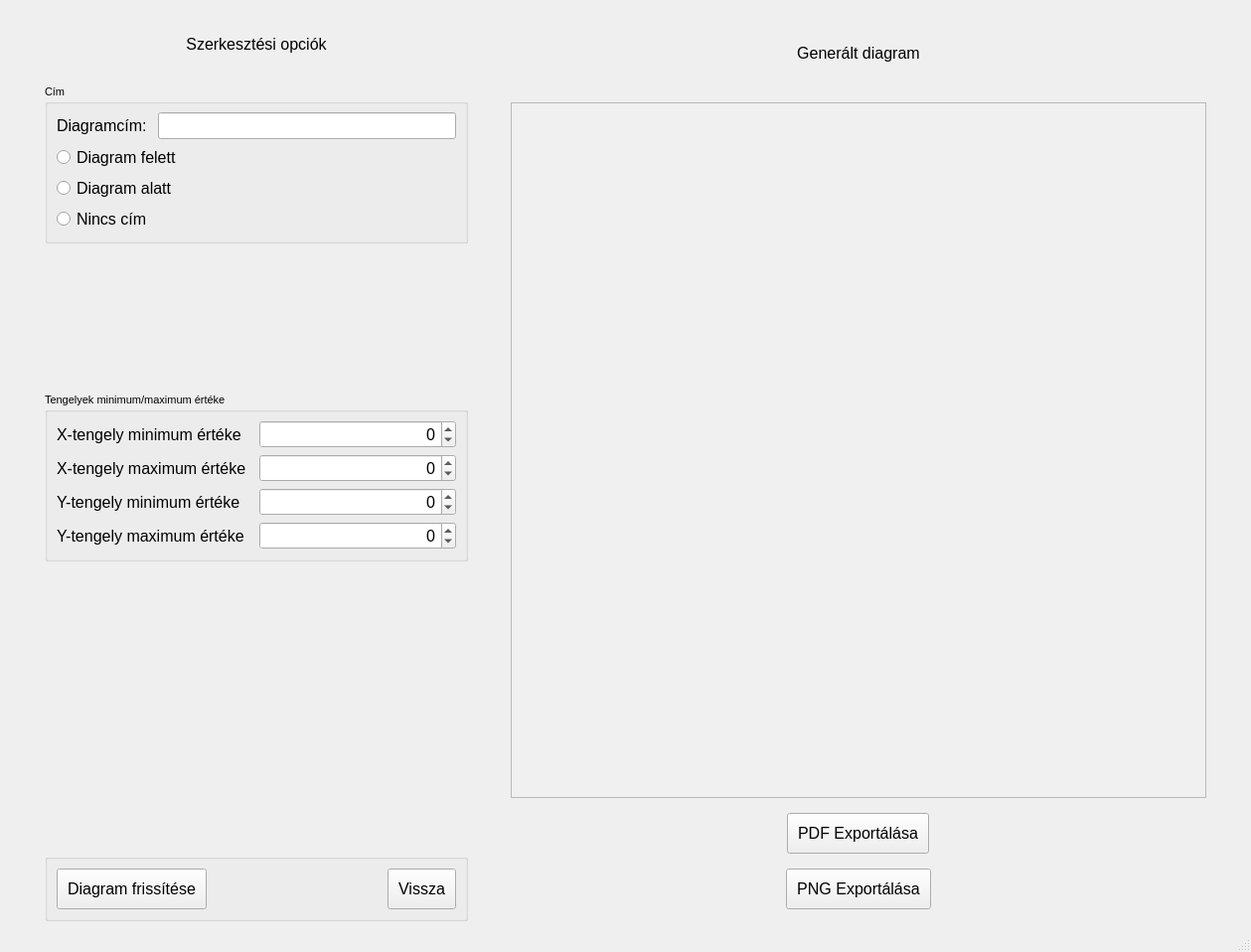
<?xml version="1.0" encoding="UTF-8"?>
<ui version="4.0">
 <class>MainWindow</class>
 <widget class="QMainWindow" name="MainWindow">
  <property name="geometry">
   <rect>
    <x>0</x>
    <y>0</y>
    <width>1259</width>
    <height>958</height>
   </rect>
  </property>
  <property name="windowTitle">
   <string>MainWindow</string>
  </property>
  <widget class="QWidget" name="centralwidget">
   <layout class="QGridLayout" name="gridLayout">
    <item row="0" column="4">
     <layout class="QGridLayout" name="output_layout">
      <item row="2" column="0" alignment="Qt::AlignHCenter">
       <widget class="QPushButton" name="export_button_pdf">
        <property name="enabled">
         <bool>true</bool>
        </property>
        <property name="sizePolicy">
         <sizepolicy hsizetype="Minimum" vsizetype="Fixed">
          <horstretch>0</horstretch>
          <verstretch>0</verstretch>
         </sizepolicy>
        </property>
        <property name="font">
         <font>
          <pointsize>12</pointsize>
         </font>
        </property>
        <property name="styleSheet">
         <string notr="true">padding: 10px</string>
        </property>
        <property name="text">
         <string>PDF Exportálása</string>
        </property>
       </widget>
      </item>
      <item row="3" column="0" alignment="Qt::AlignHCenter">
       <widget class="QPushButton" name="export_button_png">
        <property name="enabled">
         <bool>true</bool>
        </property>
        <property name="font">
         <font>
          <pointsize>12</pointsize>
         </font>
        </property>
        <property name="styleSheet">
         <string notr="true">padding: 10px</string>
        </property>
        <property name="text">
         <string>PNG Exportálása</string>
        </property>
       </widget>
      </item>
      <item row="1" column="0">
       <widget class="QGraphicsViewWithScene" name="output_view">
        <property name="sizePolicy">
         <sizepolicy hsizetype="Fixed" vsizetype="Fixed">
          <horstretch>0</horstretch>
          <verstretch>0</verstretch>
         </sizepolicy>
        </property>
        <property name="minimumSize">
         <size>
          <width>700</width>
          <height>700</height>
         </size>
        </property>
        <property name="maximumSize">
         <size>
          <width>16777215</width>
          <height>16777215</height>
         </size>
        </property>
        <property name="styleSheet">
         <string notr="true">background: rgb(240, 240, 240)</string>
        </property>
       </widget>
      </item>
      <item row="0" column="0">
       <widget class="QLabel" name="input_title_2">
        <property name="sizePolicy">
         <sizepolicy hsizetype="Minimum" vsizetype="Minimum">
          <horstretch>0</horstretch>
          <verstretch>0</verstretch>
         </sizepolicy>
        </property>
        <property name="minimumSize">
         <size>
          <width>0</width>
          <height>70</height>
         </size>
        </property>
        <property name="maximumSize">
         <size>
          <width>16777215</width>
          <height>70</height>
         </size>
        </property>
        <property name="font">
         <font>
          <pointsize>12</pointsize>
          <italic>false</italic>
          <underline>false</underline>
         </font>
        </property>
        <property name="styleSheet">
         <string notr="true">padding: 15px 10px</string>
        </property>
        <property name="text">
         <string>Generált diagram</string>
        </property>
        <property name="alignment">
         <set>Qt::AlignCenter</set>
        </property>
       </widget>
      </item>
     </layout>
    </item>
    <item row="0" column="0">
     <spacer name="horizontalSpacer_2">
      <property name="orientation">
       <enum>Qt::Horizontal</enum>
      </property>
      <property name="sizeHint" stdset="0">
       <size>
        <width>40</width>
        <height>20</height>
       </size>
      </property>
     </spacer>
    </item>
    <item row="0" column="3">
     <spacer name="horizontalSpacer">
      <property name="orientation">
       <enum>Qt::Horizontal</enum>
      </property>
      <property name="sizeHint" stdset="0">
       <size>
        <width>40</width>
        <height>20</height>
       </size>
      </property>
     </spacer>
    </item>
    <item row="0" column="2">
     <layout class="QGridLayout" name="edit_layout" rowstretch="0,0,0,0,0,0,0,0">
      <item row="1" column="0">
       <widget class="QGroupBox" name="title_layout">
        <property name="font">
         <font>
          <pointsize>8</pointsize>
          <italic>false</italic>
          <underline>false</underline>
         </font>
        </property>
        <property name="title">
         <string>Cím</string>
        </property>
        <layout class="QGridLayout" name="gridLayout_5">
         <item row="3" column="0" colspan="2">
          <widget class="QRadioButton" name="above">
           <property name="font">
            <font>
             <pointsize>12</pointsize>
             <italic>false</italic>
             <underline>false</underline>
            </font>
           </property>
           <property name="text">
            <string>Diagram felett</string>
           </property>
          </widget>
         </item>
         <item row="4" column="0" colspan="2">
          <widget class="QRadioButton" name="below">
           <property name="font">
            <font>
             <pointsize>12</pointsize>
             <italic>false</italic>
             <underline>false</underline>
            </font>
           </property>
           <property name="text">
            <string>Diagram alatt</string>
           </property>
          </widget>
         </item>
         <item row="2" column="1" alignment="Qt::AlignLeft|Qt::AlignVCenter">
          <widget class="QLineEdit" name="title_text">
           <property name="minimumSize">
            <size>
             <width>300</width>
             <height>0</height>
            </size>
           </property>
           <property name="maximumSize">
            <size>
             <width>1400</width>
             <height>16777215</height>
            </size>
           </property>
           <property name="font">
            <font>
             <pointsize>12</pointsize>
             <italic>false</italic>
             <underline>false</underline>
            </font>
           </property>
           <property name="text">
            <string/>
           </property>
          </widget>
         </item>
         <item row="5" column="0" colspan="2">
          <widget class="QRadioButton" name="no_title">
           <property name="font">
            <font>
             <pointsize>12</pointsize>
             <italic>false</italic>
             <underline>false</underline>
            </font>
           </property>
           <property name="text">
            <string>Nincs cím</string>
           </property>
          </widget>
         </item>
         <item row="2" column="0">
          <widget class="QLabel" name="title_label">
           <property name="maximumSize">
            <size>
             <width>140</width>
             <height>16777215</height>
            </size>
           </property>
           <property name="font">
            <font>
             <pointsize>12</pointsize>
             <italic>false</italic>
             <underline>false</underline>
            </font>
           </property>
           <property name="text">
            <string>Diagramcím: </string>
           </property>
          </widget>
         </item>
        </layout>
       </widget>
      </item>
      <item row="6" column="0">
       <spacer name="verticalSpacer_2">
        <property name="orientation">
         <enum>Qt::Vertical</enum>
        </property>
        <property name="sizeHint" stdset="0">
         <size>
          <width>20</width>
          <height>40</height>
         </size>
        </property>
       </spacer>
      </item>
      <item row="2" column="0">
       <spacer name="verticalSpacer">
        <property name="orientation">
         <enum>Qt::Vertical</enum>
        </property>
        <property name="sizeHint" stdset="0">
         <size>
          <width>20</width>
          <height>40</height>
         </size>
        </property>
       </spacer>
      </item>
      <item row="0" column="0">
       <widget class="QLabel" name="input_title">
        <property name="sizePolicy">
         <sizepolicy hsizetype="Minimum" vsizetype="Minimum">
          <horstretch>0</horstretch>
          <verstretch>0</verstretch>
         </sizepolicy>
        </property>
        <property name="minimumSize">
         <size>
          <width>0</width>
          <height>70</height>
         </size>
        </property>
        <property name="maximumSize">
         <size>
          <width>16777215</width>
          <height>70</height>
         </size>
        </property>
        <property name="font">
         <font>
          <pointsize>12</pointsize>
          <italic>false</italic>
          <underline>false</underline>
         </font>
        </property>
        <property name="styleSheet">
         <string notr="true">padding: 15px 10px</string>
        </property>
        <property name="text">
         <string>Szerkesztési opciók</string>
        </property>
        <property name="alignment">
         <set>Qt::AlignCenter</set>
        </property>
       </widget>
      </item>
      <item row="3" column="0">
       <widget class="QGroupBox" name="min_max_layout">
        <property name="font">
         <font>
          <pointsize>8</pointsize>
         </font>
        </property>
        <property name="title">
         <string>Tengelyek minimum/maximum értéke</string>
        </property>
        <layout class="QGridLayout" name="gridLayout_4">
         <item row="2" column="1">
          <widget class="QSpinBox" name="y_min_spin_box">
           <property name="enabled">
            <bool>true</bool>
           </property>
           <property name="font">
            <font>
             <pointsize>12</pointsize>
            </font>
           </property>
           <property name="alignment">
            <set>Qt::AlignRight|Qt::AlignTrailing|Qt::AlignVCenter</set>
           </property>
           <property name="minimum">
            <number>-999999999</number>
           </property>
           <property name="maximum">
            <number>999999999</number>
           </property>
          </widget>
         </item>
         <item row="1" column="1">
          <widget class="QSpinBox" name="x_max_spin_box">
           <property name="enabled">
            <bool>true</bool>
           </property>
           <property name="font">
            <font>
             <pointsize>12</pointsize>
            </font>
           </property>
           <property name="alignment">
            <set>Qt::AlignRight|Qt::AlignTrailing|Qt::AlignVCenter</set>
           </property>
           <property name="minimum">
            <number>-999999999</number>
           </property>
           <property name="maximum">
            <number>999999999</number>
           </property>
          </widget>
         </item>
         <item row="3" column="0">
          <widget class="QLabel" name="y_max_label">
           <property name="font">
            <font>
             <pointsize>12</pointsize>
            </font>
           </property>
           <property name="text">
            <string>Y-tengely maximum értéke</string>
           </property>
          </widget>
         </item>
         <item row="1" column="0">
          <widget class="QLabel" name="x_max_label">
           <property name="font">
            <font>
             <pointsize>12</pointsize>
            </font>
           </property>
           <property name="text">
            <string>X-tengely maximum értéke</string>
           </property>
          </widget>
         </item>
         <item row="0" column="1">
          <widget class="QSpinBox" name="x_min_spin_box">
           <property name="enabled">
            <bool>true</bool>
           </property>
           <property name="font">
            <font>
             <pointsize>12</pointsize>
            </font>
           </property>
           <property name="alignment">
            <set>Qt::AlignRight|Qt::AlignTrailing|Qt::AlignVCenter</set>
           </property>
           <property name="minimum">
            <number>-999999999</number>
           </property>
           <property name="maximum">
            <number>999999999</number>
           </property>
          </widget>
         </item>
         <item row="0" column="0">
          <widget class="QLabel" name="x_min_label">
           <property name="font">
            <font>
             <pointsize>12</pointsize>
            </font>
           </property>
           <property name="text">
            <string>X-tengely minimum értéke</string>
           </property>
          </widget>
         </item>
         <item row="2" column="0">
          <widget class="QLabel" name="y_min_label">
           <property name="font">
            <font>
             <pointsize>12</pointsize>
            </font>
           </property>
           <property name="text">
            <string>Y-tengely minimum értéke</string>
           </property>
          </widget>
         </item>
         <item row="3" column="1">
          <widget class="QSpinBox" name="y_max_spin_box">
           <property name="enabled">
            <bool>true</bool>
           </property>
           <property name="font">
            <font>
             <pointsize>12</pointsize>
            </font>
           </property>
           <property name="alignment">
            <set>Qt::AlignRight|Qt::AlignTrailing|Qt::AlignVCenter</set>
           </property>
           <property name="minimum">
            <number>-999999999</number>
           </property>
           <property name="maximum">
            <number>999999999</number>
           </property>
          </widget>
         </item>
        </layout>
       </widget>
      </item>
      <item row="7" column="0">
       <widget class="QGroupBox" name="bottom_layout">
        <property name="title">
         <string/>
        </property>
        <layout class="QGridLayout" name="gridLayout_2">
         <item row="2" column="1" colspan="2" alignment="Qt::AlignRight|Qt::AlignVCenter">
          <widget class="QPushButton" name="back">
           <property name="font">
            <font>
             <pointsize>12</pointsize>
            </font>
           </property>
           <property name="styleSheet">
            <string notr="true">padding: 10px</string>
           </property>
           <property name="text">
            <string>Vissza</string>
           </property>
          </widget>
         </item>
         <item row="2" column="0" alignment="Qt::AlignLeft|Qt::AlignVCenter">
          <widget class="QPushButton" name="update_button">
           <property name="font">
            <font>
             <pointsize>12</pointsize>
            </font>
           </property>
           <property name="styleSheet">
            <string notr="true">padding: 10px</string>
           </property>
           <property name="text">
            <string>Diagram frissítése</string>
           </property>
          </widget>
         </item>
        </layout>
       </widget>
      </item>
      <item row="4" column="0">
       <spacer name="verticalSpacer_3">
        <property name="orientation">
         <enum>Qt::Vertical</enum>
        </property>
        <property name="sizeHint" stdset="0">
         <size>
          <width>20</width>
          <height>40</height>
         </size>
        </property>
       </spacer>
      </item>
      <item row="5" column="0">
       <layout class="QGridLayout" name="color_layout"/>
      </item>
     </layout>
    </item>
    <item row="0" column="5">
     <spacer name="horizontalSpacer_3">
      <property name="orientation">
       <enum>Qt::Horizontal</enum>
      </property>
      <property name="sizeHint" stdset="0">
       <size>
        <width>40</width>
        <height>20</height>
       </size>
      </property>
     </spacer>
    </item>
   </layout>
  </widget>
  <widget class="QMenuBar" name="menubar">
   <property name="geometry">
    <rect>
     <x>0</x>
     <y>0</y>
     <width>1259</width>
     <height>26</height>
    </rect>
   </property>
  </widget>
  <widget class="QStatusBar" name="statusbar"/>
 </widget>
 <customwidgets>
  <customwidget>
   <class>QGraphicsViewWithScene</class>
   <extends>QGraphicsView</extends>
   <header location="global">/view/custom_q_graphics_views/qGraphicsViewWithScene</header>
  </customwidget>
 </customwidgets>
 <resources/>
 <connections/>
</ui>
